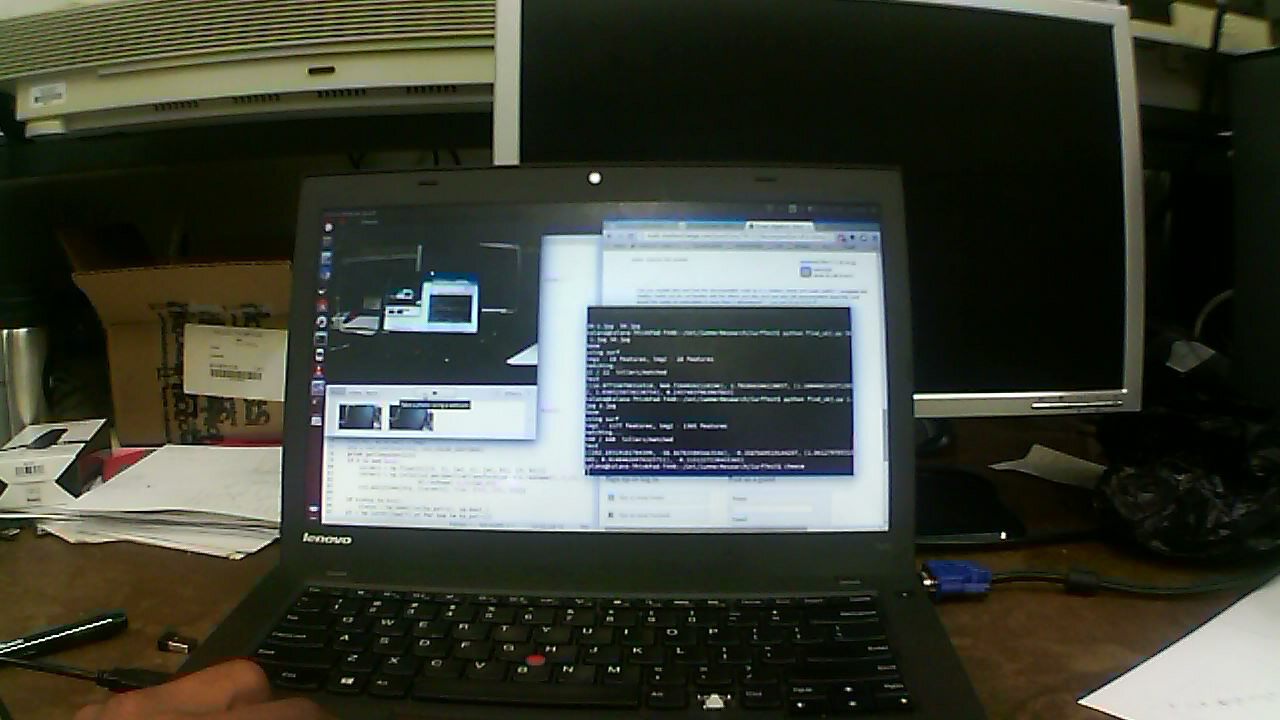
#> input picture RigidTransform/3.jpg, 1280 x 720 px, given in place of , which was not available
$ python RigidTransform.py 3.jpg   (Python 2 division)   (older library calls are emulated)
#> lines starting #> are read from the running program, lines starting #| are printed output that depends on the picture
#!/usr/bin/env python

import numpy as np
import cv2
from common import anorm, getsize
import time
import math

FLANN_INDEX_KDTREE = 1  # bug: flann enums are missing
FLANN_INDEX_LSH    = 6


def init_feature(name):
  chunks = name.split('-')
  if chunks[0] == 'sift':
    detector = cv2.xfeatures2d.SIFT_create()
    norm = cv2.NORM_L2
  elif chunks[0] == 'orb':
    detector = cv2.ORB(400)
    norm = cv2.NORM_HAMMING
  elif chunks[0] == 'surf':
    detector = cv2.xfeatures2d.SURF_create(800)
    norm = cv2.NORM_L2
  flann_params = dict(algorithm = FLANN_INDEX_KDTREE, trees = 5)

  matcher = cv2.FlannBasedMatcher(flann_params, {})  # bug : need to pass empty dict (#1329)

  return detector, matcher


# [75 lines left out: functions filter_matches, findTransform, getComponents, rigid_transform_3D, not called in this run]

if __name__ == '__main__':

    import sys, getopt
    opts, args = getopt.getopt(sys.argv[1:], '', ['feature='])
    opts = dict(opts)
    feature_name = opts.get('--feature', 'surf')
    try: fn1, fn2 = args
    except:
        fn1 = '../'
        fn2 = '../'

    img1 = cv2.imread(fn1, 0)
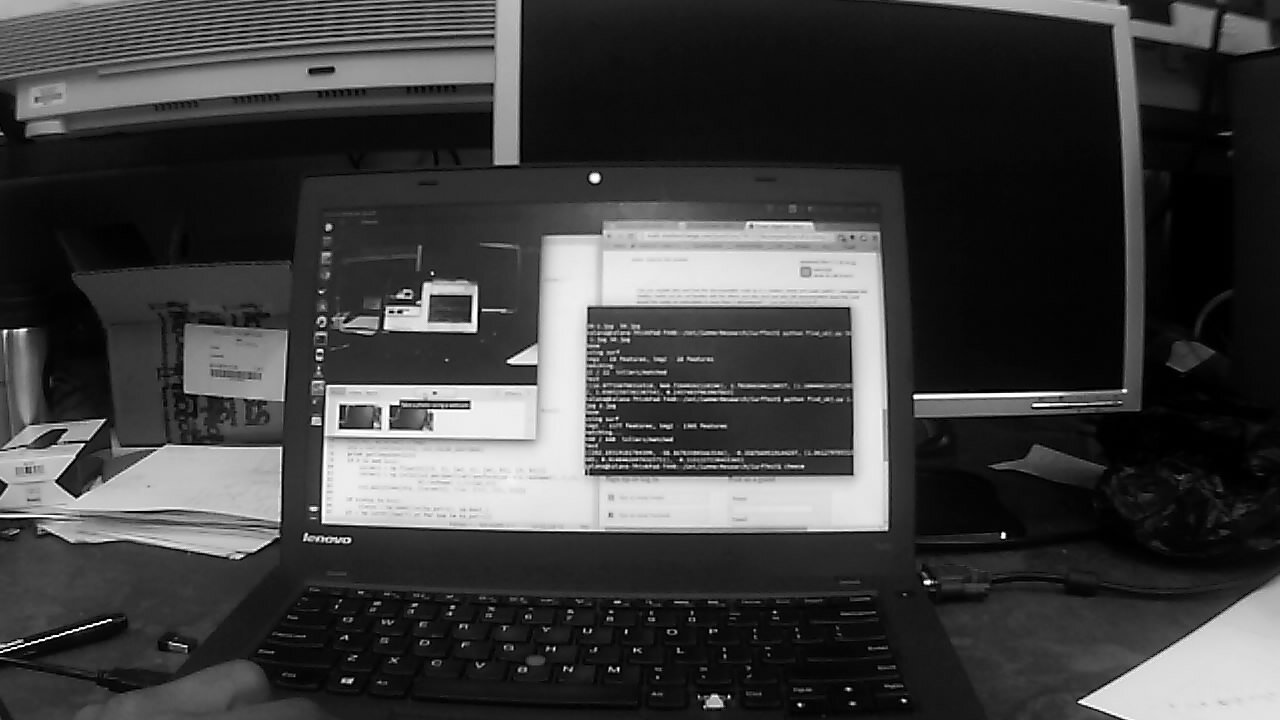
#> img1: shape (720, 1280); min 0, max 255, mean 62.8
    img2 = cv2.imread(fn2, 0)
    detector, matcher = init_feature("surf")
#> (the run stopped early here; a loop or call above may not have finished)

$ run again, on RigidTransform/4.jpg
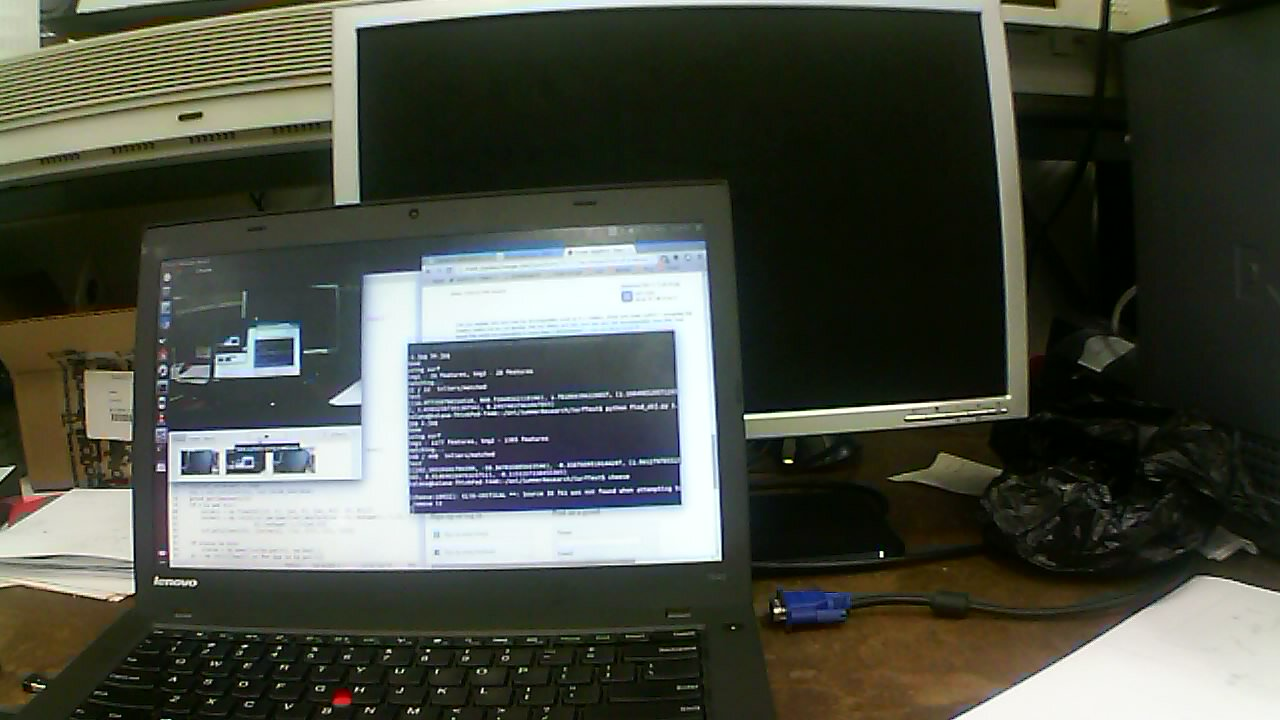
#> input picture RigidTransform/4.jpg, 1280 x 720 px, given in place of , which was not available
#> `img1 = cv2.imread(fn1, 0)`:
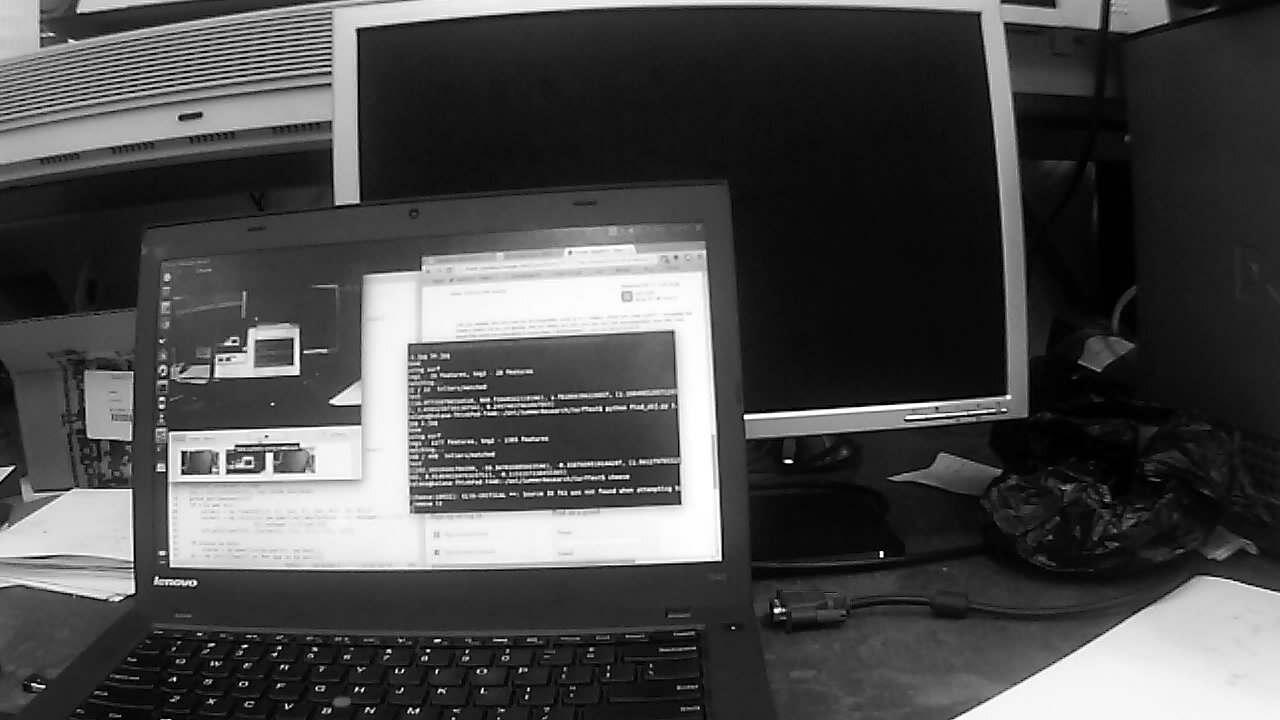
#> img1: shape (720, 1280); min 0, max 255, mean 75

$ run again, on RigidTransform/5.jpg
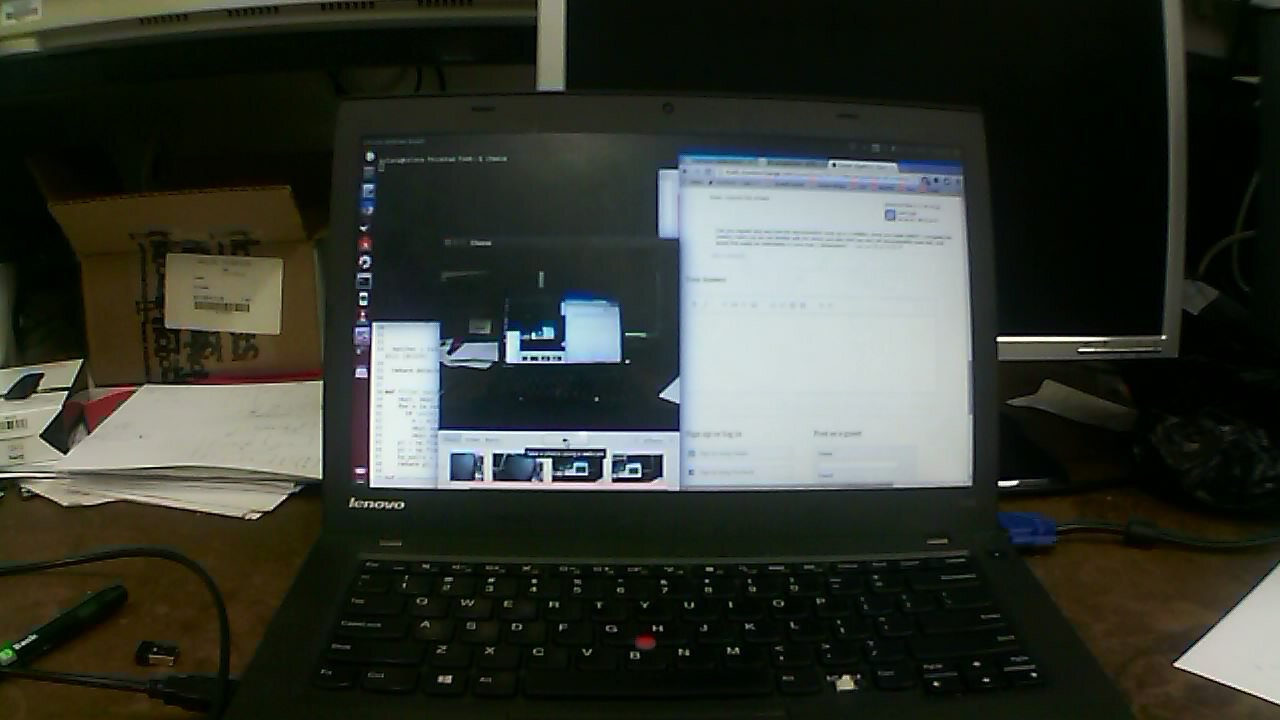
#> input picture RigidTransform/5.jpg, 1280 x 720 px, given in place of , which was not available
#> `img1 = cv2.imread(fn1, 0)`:
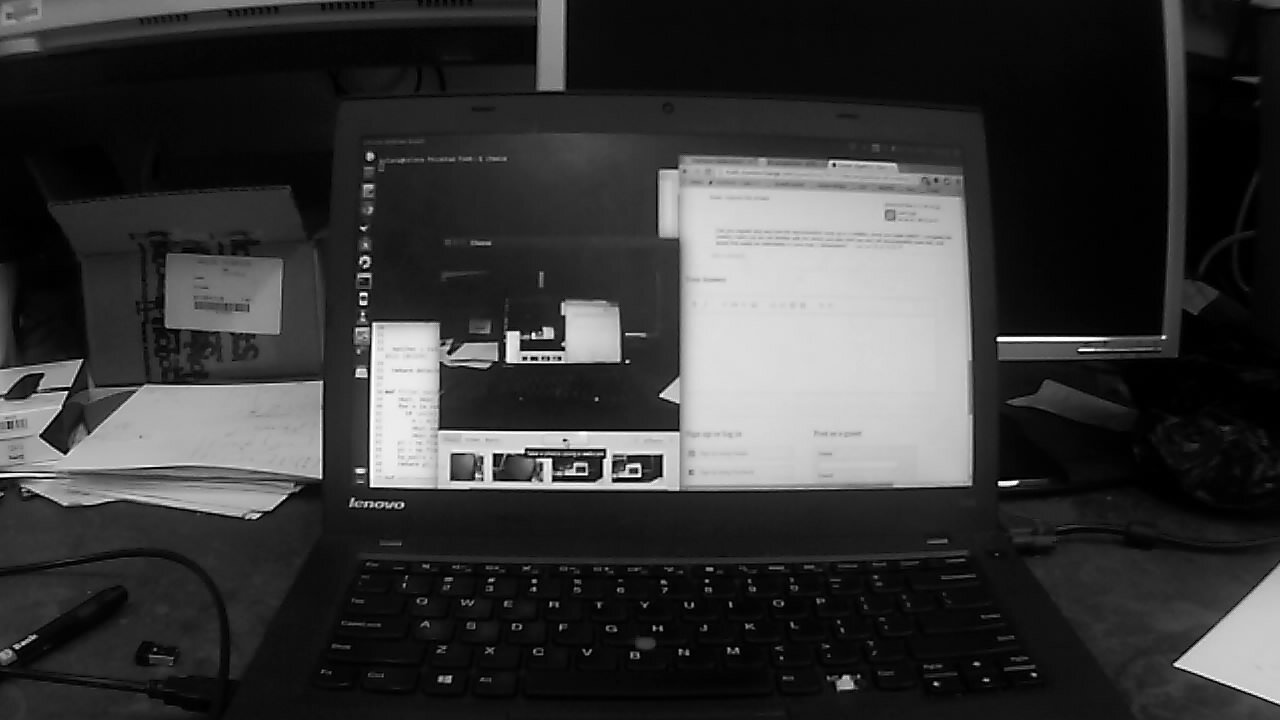
#> img1: shape (720, 1280); min 0, max 255, mean 55.3
